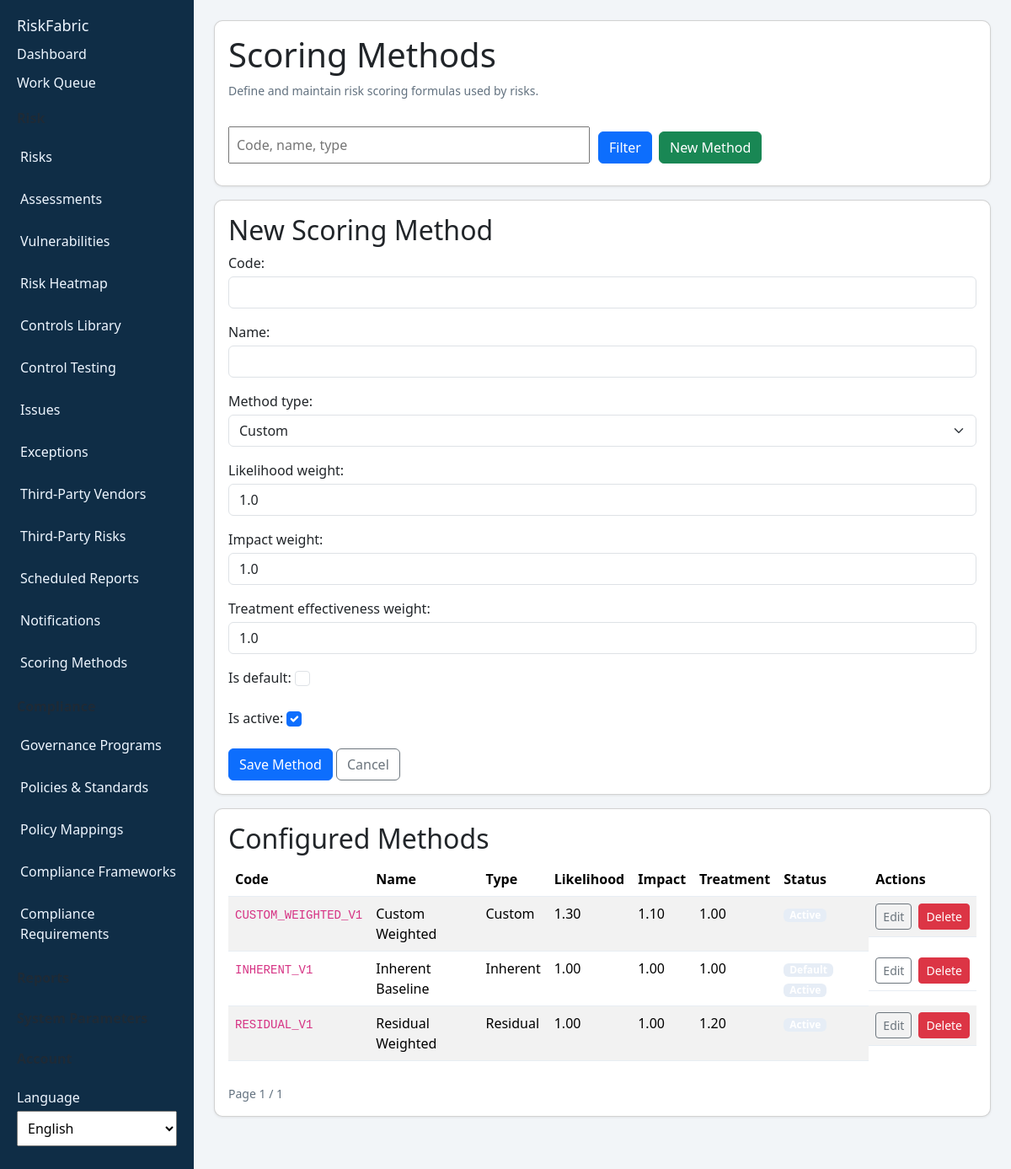
Page /scoring-methods/?q=&new=1 (signed in) on the committed database.
### risk/models.py (models this page shows, shortened)
class RiskScoringMethod(models.Model):
    METHOD_INHERENT = "inherent"
    METHOD_RESIDUAL = "residual"
    METHOD_CUSTOM = "custom"
    METHOD_TYPE_CHOICES = [
        (METHOD_INHERENT, "Inherent"),
        (METHOD_RESIDUAL, "Residual"),
        (METHOD_CUSTOM, "Custom"),
    ]
    code = models.CharField(max_length=64, unique=True)
    name = models.CharField(max_length=255)
    method_type = models.CharField(max_length=32, choices=METHOD_TYPE_CHOICES, default=METHOD_CUSTOM)
    likelihood_weight = models.DecimalField(max_digits=5, decimal_places=2, default=1.00)
    impact_weight = models.DecimalField(max_digits=5, decimal_places=2, default=1.00)
    treatment_effectiveness_weight = models.DecimalField(max_digits=5, decimal_places=2, default=1.00)
    is_default = models.BooleanField(default=False)
    is_active = models.BooleanField(default=True)
    created_at = models.DateTimeField(auto_now_add=True)
    updated_at = models.DateTimeField(auto_now=True)
    class Meta:
        ordering = ["name"]

### webui/views.py (the view, shortened to what this page needs)
# urls.py: path("scoring-methods/", views.scoring_method_list, name="scoring-method-list"),
@login_required
def scoring_method_list(request):
    query = request.GET.get("q", "").strip()
    edit_id = request.POST.get("method_id") or request.GET.get("edit")
    show_form = request.GET.get("new") == "1" or bool(request.GET.get("edit"))
    methods = RiskScoringMethod.objects.order_by("name")
    if query:
        methods = methods.filter(Q(code__icontains=query) | Q(name__icontains=query) | Q(method_type__icontains=query))
    paginator = Paginator(methods, 20)
    page_obj = paginator.get_page(request.GET.get("page"))
    edit_instance = None
    if edit_id:
        edit_instance = RiskScoringMethod.objects.filter(id=edit_id).first()
        show_form = True
    form = RiskScoringMethodCreateForm(prefix="method", data=request.POST or None, instance=edit_instance)
    return render(
        request,
        "webui/scoring_methods.html",
        {
            "methods": page_obj,
            "page_obj": page_obj,
            "query": query,
            "show_form": show_form,
            "edit_instance": edit_instance,
            "form": form,
            **_permission_context(request.user),
        },
    )

### webui/forms.py (shortened to what this page needs)
class RiskScoringMethodCreateForm(forms.ModelForm):
    class Meta:
        model = RiskScoringMethod
        fields = [
            "code",
            "name",
            "method_type",
            "likelihood_weight",
            "impact_weight",
            "treatment_effectiveness_weight",
            "is_default",
            "is_active",
        ]
    def __init__(self, *args, **kwargs):
        super().__init__(*args, **kwargs)
        _apply_bootstrap(self)

### webui/forms.py (called while the page is built)
def _apply_bootstrap(form: forms.Form) -> None:
    for field in form.fields.values():
        widget = field.widget
        if widget.is_hidden:
            continue
        classes = widget.attrs.get("class", "").split()
        if isinstance(widget, (forms.CheckboxInput,)):
            classes.append("form-check-input")
        elif isinstance(widget, (forms.Select, forms.SelectMultiple)):
            classes.append("form-select")
        else:
            classes.append("form-control")
        widget.attrs["class"] = " ".join(sorted(set(classes)))

### webui/views.py (called while the page is built)
def _has_any_role(user, *role_names: str) -> bool:
    if user.is_superuser:
        return True
    return user.groups.filter(name__in=role_names).exists()

def _can_manage_risks(user) -> bool:
    return _has_any_role(user, ROLE_RISK_ADMIN, ROLE_RISK_OWNER)

def _can_review_risks(user) -> bool:
    return _has_any_role(user, ROLE_RISK_ADMIN, ROLE_RISK_REVIEWER)

def _can_run_sync(user) -> bool:
    return _has_any_role(user, ROLE_RISK_ADMIN)

def _can_manage_scoring(user) -> bool:
    return _has_any_role(user, ROLE_RISK_ADMIN)

def _can_view_audit(user) -> bool:
    return _has_any_role(user, ROLE_RISK_ADMIN)

def _can_manage_governance(user) -> bool:
    return _has_any_role(user, ROLE_RISK_ADMIN, ROLE_GOVERNANCE_MANAGER)

def _can_view_compliance(user) -> bool:
    return _has_any_role(user, ROLE_RISK_ADMIN, ROLE_COMPLIANCE_AUDITOR, ROLE_GOVERNANCE_MANAGER)

def _can_manage_compliance(user) -> bool:
    return _has_any_role(user, ROLE_RISK_ADMIN, ROLE_COMPLIANCE_AUDITOR)

### templates/webui/scoring_methods.html (shortened to what this page needs)
{% extends "webui/base.html" %}
{% load i18n %}
{% block content %}
<div class="card">
  <h1>{% trans "Scoring Methods" %}</h1>
  <p class="muted">{% trans "Define and maintain risk scoring formulas used by risks." %}</p>
  <form method="get" class="filter-grid" style="margin-top: 12px;">
    <div>
      <input id="method-filter" type="text" name="q" value="{{ query }}" placeholder="{% trans 'Code, name, type' %}" aria-label="{% trans 'Search' %}" />
    </div>
    <div class="actions">
      <button type="submit" class="btn btn-primary">{% trans "Filter" %}</button>
      {% if can_manage_scoring %}
        <a href="?q={{ query }}&new=1" class="btn btn-success">{% trans "New Method" %}</a>
      {% endif %}
    </div>
  </form>
</div>
{% if show_form %}
<div class="card">
  <h2>{% if edit_instance %}{% trans "Edit Scoring Method" %}{% else %}{% trans "New Scoring Method" %}{% endif %}</h2>
  {% if can_manage_scoring %}
  <form method="post">
    {{ form.as_p }}
    <button type="submit" class="btn btn-primary">{% trans "Save Method" %}</button>
    <a href="?q={{ query }}" class="btn btn-outline-secondary">{% trans "Cancel" %}</a>
  </form>
  {% else %}
  <p class="muted">{% trans "You do not have permission to manage scoring methods." %}</p>
  {% endif %}
</div>
{% endif %}
<div class="card">
  <h2>{% trans "Configured Methods" %}</h2>
  <table class="table table-striped table-hover">
    <thead>
      <tr>
        <th>{% trans "Code" %}</th>
        <th>{% trans "Name" %}</th>
        <th>{% trans "Type" %}</th>
        <th>{% trans "Likelihood" %}</th>
        <th>{% trans "Impact" %}</th>
        <th>{% trans "Treatment" %}</th>
        <th>{% trans "Status" %}</th>
        <th>{% trans "Actions" %}</th>
      </tr>
    </thead>
    <tbody>
      {% for method in methods %}
      <tr>
        <td><code>{{ method.code }}</code></td>
        <td>{{ method.name }}</td>
        <td>{{ method.get_method_type_display }}</td>
        <td>{{ method.likelihood_weight }}</td>
        <td>{{ method.impact_weight }}</td>
        <td>{{ method.treatment_effectiveness_weight }}</td>
        <td>
          {% if method.is_default %}<span class="badge">{% trans "Default" %}</span>{% endif %}
          {% if method.is_active %}<span class="badge">{% trans "Active" %}</span>{% else %}<span class="badge">{% trans "Inactive" %}</span>{% endif %}
        </td>
        <td class="actions">
          <a href="?q={{ query }}&edit={{ method.id }}" class="btn btn-outline-secondary btn-sm">{% trans "Edit" %}</a>
          {% if can_manage_scoring %}
          <form method="post" style="display:inline;" onsubmit="return confirm('{% trans "Delete this method?" %}');">
            <button type="submit" class="btn btn-danger btn-sm">{% trans "Delete" %}</button>
          </form>
          {% endif %}
        </td>
      </tr>
      {% empty %}
      <tr><td colspan="8" class="muted">{% trans "No scoring methods defined yet." %}</td></tr>
      {% endfor %}
    </tbody>
  </table>
  {% if page_obj %}
  <div class="actions" style="margin-top: 12px;">
    <span class="muted">{% trans "Page" %} {{ page_obj.number }} / {{ page_obj.paginator.num_pages }}</span>
  </div>
  {% endif %}
</div>
{% endblock %}

### templates/webui/base.html (style rules this page uses)
body { font-family: "Segoe UI", Tahoma, sans-serif; margin: 0; background: #f2f5f8; color: #1b2733; }
.card { background: #fff; border-radius: 10px; padding: 16px; margin-bottom: 16px; box-shadow: 0 1px 3px rgba(0,0,0,.08); }
table { width: 100%; border-collapse: collapse; }
th, td { text-align: left; padding: 10px; border-bottom: 1px solid #e7edf3; }
th { background: #f8fbff; }
input, select, textarea { width: 100%; padding: 8px; margin-top: 4px; margin-bottom: 10px; }
button { cursor: pointer; }
.muted { color: #62717f; font-size: 14px; }
.filter-grid { display: grid; grid-template-columns: 2fr 1fr 1fr auto; gap: 10px; align-items: center; }
.badge { display: inline-block; padding: 2px 7px; border-radius: 6px; background: #e6edf6; }
.actions { display: flex; gap: 8px; align-items: center; }

### rows in the picture
RiskScoringMethod: code "CUSTOM_WEIGHTED_V1", name "Custom Weighted", method_type "Custom", likelihood_weight "1.30", impact_weight "1.10", treatment_effectiveness_weight "1.00"
RiskScoringMethod: code "INHERENT_V1", name "Inherent Baseline", method_type "Inherent", likelihood_weight "1.00", impact_weight "1.00", treatment_effectiveness_weight "1.00"
RiskScoringMethod: code "RESIDUAL_V1", name "Residual Weighted", method_type "Residual", likelihood_weight "1.00", impact_weight "1.00", treatment_effectiveness_weight "1.20"

### other values in the picture
{{ page_obj.number }} "1"
{{ page_obj.paginator.num_pages }} "1"
form field language "English"
